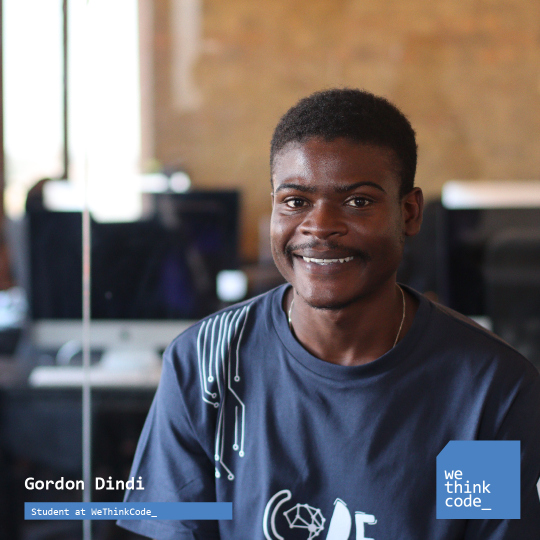
#> input picture faceDetector/GordonDindi.jpg, 1080 x 1080 px (shown at 1/2 size)
$ python detector.py
#> lines starting #> are read from the running program, lines starting #| are printed output that depends on the picture; after the words box and inside, x2 and y2 are one past the last pixel; in counts of white or black regions, pixels touching at a corner belong together
import cv2

face_cascade = cv2.CascadeClassifier("haarcascade_frontalface_default.xml")
# Using the haarcascade_frontalface_default built in class in order to render the cv2 face detection algorithm
# Libray can be found in the documentation or downloaded from the cv2 library


img = cv2.imread("GordonDindi.jpg")
#> img is the input picture: shape (1080, 1080, 3); mean B, G, R 103.8, 102.4, 108.3
# Image being processed. Will later on use mutliple images
grey_img = cv2.cvtColor(img, cv2.COLOR_BGR2GRAY)
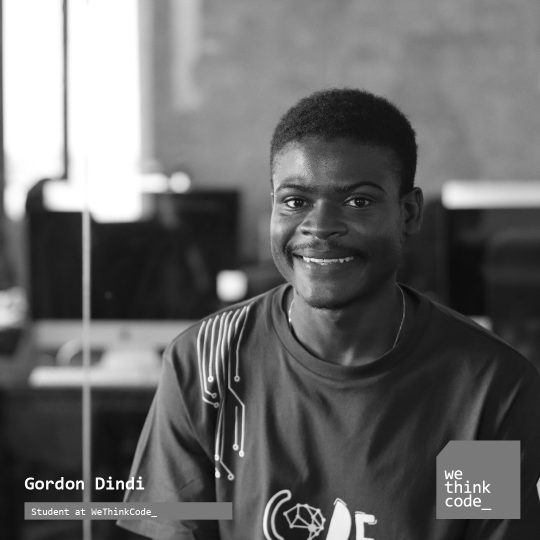
#> grey_img: shape (1080, 1080) (shown at 1/2 size); min 6, max 255, mean 104.3
# At this point I'm making the images black and white

faces = face_cascade.detectMultiScale(
    grey_img,
    scaleFactor=1.1,
    # Image will scale down by 10% until it finds each face in the image
    # Looks for features such as eyes, chin and also smile/mouth in
    # order to determine whether a faces is detected
    minNeighbors=5,
)
#> faces = [[507, 267, 320, 320]]

for x, y, width, height in faces:
    """
    iterating through each face
        We want to use the numpy.array generated from the image
            we will look at the x, y value in order to find the starting point of our detection rectangle
            the actual size of the block will be determined by the x, y values added to the height and width
                I set the color of the block as green(using b,g,r method) with a border thickness of 3
    """
    img = cv2.rectangle(img, (x, y), (x + width, y + height), (0, 255, 0), 3)
#> this loop made 1 pass
#> pass 1, `img = cv2.rectangle(img, (x, y), (x + width, y + height), (0, 255, 0),..`:
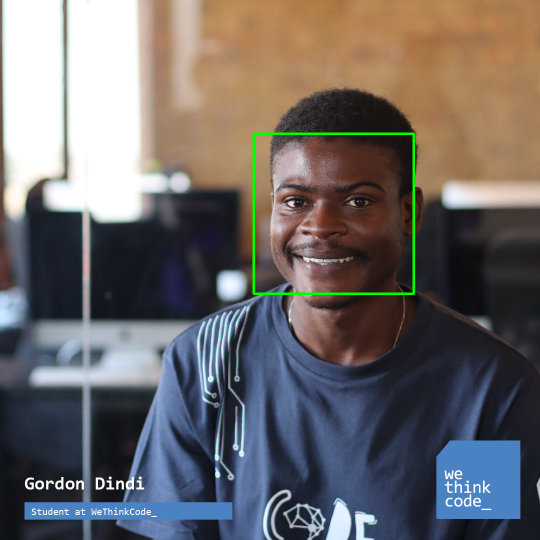
#> img: shape (1080, 1080, 3) (shown at 1/2 size); 0.55% of pixels changed, all inside (x1, y1, x2, y2) = (505, 265, 830, 590)

print(type(faces))
#| <class 'numpy.ndarray'>
print(faces)
#| [[507 267 320 320]]

resized = cv2.resize(img, (int(img.shape[1] / 3), int(img.shape[0] / 3)))
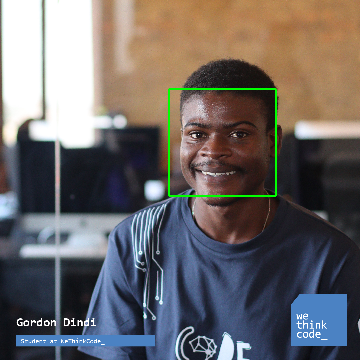
#> resized: shape (360, 360, 3); mean B, G, R 103.4, 103.6, 107.7

cv2.imshow("FaceDetected", resized)
# Name of the new cv2 image
cv2.waitKey(0)
cv2.destroyAllWindows()
